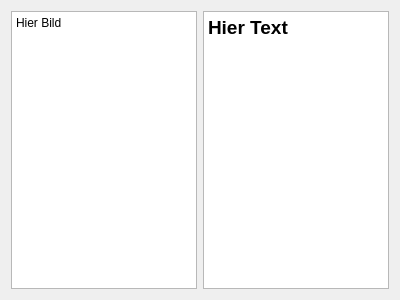
<?xml version="1.0" encoding="UTF-8"?>
<ui version="4.0">
 <class>InfoPoi</class>
 <widget class="QWidget" name="InfoPoi">
  <property name="geometry">
   <rect>
    <x>0</x>
    <y>0</y>
    <width>400</width>
    <height>300</height>
   </rect>
  </property>
  <property name="windowTitle">
   <string>Form</string>
  </property>
  <layout class="QHBoxLayout" name="horizontalLayout">
   <item>
    <widget class="QTextBrowser" name="textBrowser_2">
     <property name="html">
      <string>&lt;!DOCTYPE HTML PUBLIC &quot;-//W3C//DTD HTML 4.0//EN&quot; &quot;http://www.w3.org/TR/REC-html40/strict.dtd&quot;&gt;
&lt;html&gt;&lt;head&gt;&lt;meta name=&quot;qrichtext&quot; content=&quot;1&quot; /&gt;&lt;style type=&quot;text/css&quot;&gt;
p, li { white-space: pre-wrap; }
&lt;/style&gt;&lt;/head&gt;&lt;body style=&quot; font-family:'Sans Serif'; font-size:9pt; font-weight:400; font-style:normal;&quot;&gt;
&lt;p style=&quot; margin-top:0px; margin-bottom:0px; margin-left:0px; margin-right:0px; -qt-block-indent:0; text-indent:0px;&quot;&gt;Hier Bild&lt;/p&gt;&lt;/body&gt;&lt;/html&gt;</string>
     </property>
    </widget>
   </item>
   <item>
    <widget class="QTextBrowser" name="textBrowser">
     <property name="html">
      <string>&lt;!DOCTYPE HTML PUBLIC &quot;-//W3C//DTD HTML 4.0//EN&quot; &quot;http://www.w3.org/TR/REC-html40/strict.dtd&quot;&gt;
&lt;html&gt;&lt;head&gt;&lt;meta name=&quot;qrichtext&quot; content=&quot;1&quot; /&gt;&lt;style type=&quot;text/css&quot;&gt;
p, li { white-space: pre-wrap; }
&lt;/style&gt;&lt;/head&gt;&lt;body style=&quot; font-family:'Sans Serif'; font-size:9pt; font-weight:400; font-style:normal;&quot;&gt;
&lt;p style=&quot; margin-top:0px; margin-bottom:0px; margin-left:0px; margin-right:0px; -qt-block-indent:0; text-indent:0px;&quot;&gt;&lt;span style=&quot; font-size:14pt; font-weight:600;&quot;&gt;Hier Text&lt;/span&gt;&lt;/p&gt;&lt;/body&gt;&lt;/html&gt;</string>
     </property>
    </widget>
   </item>
  </layout>
 </widget>
 <resources/>
 <connections/>
</ui>
